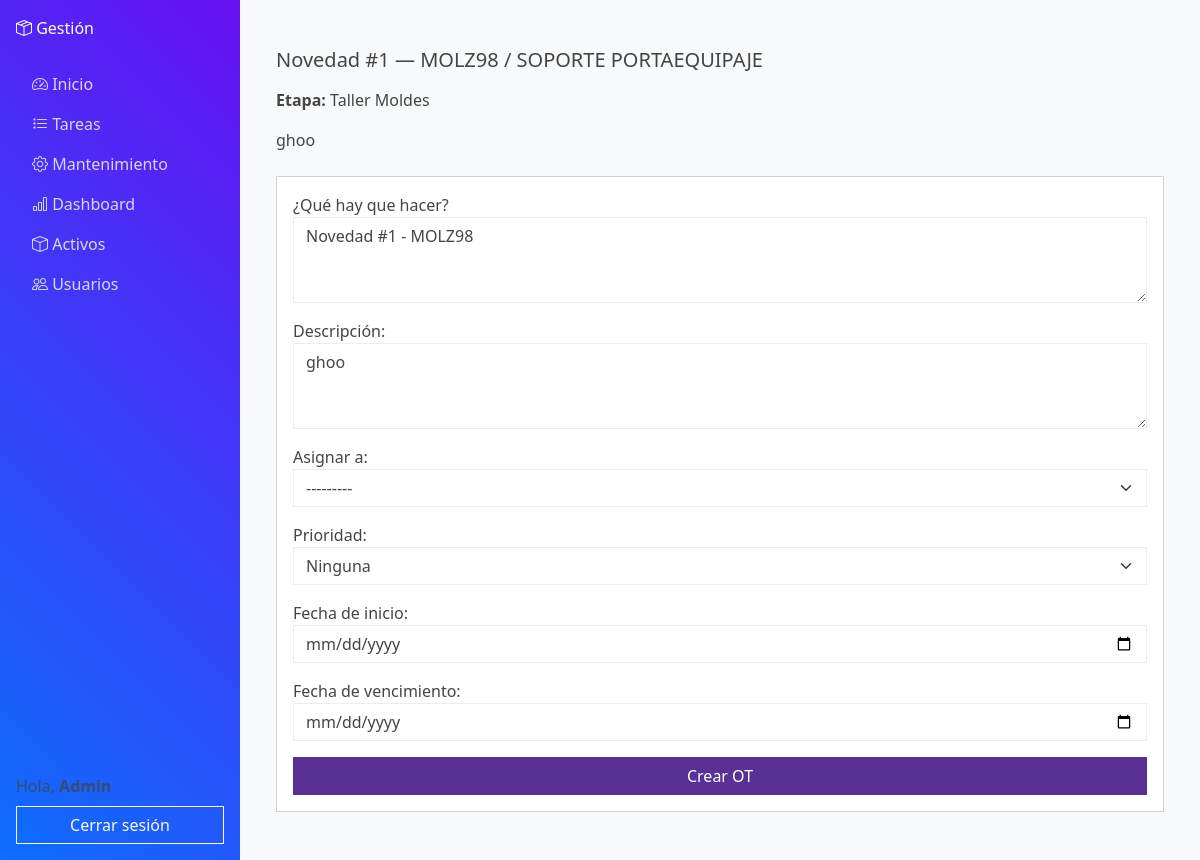
Before: /activos/novedad/1/ (signed in) with the older database file.
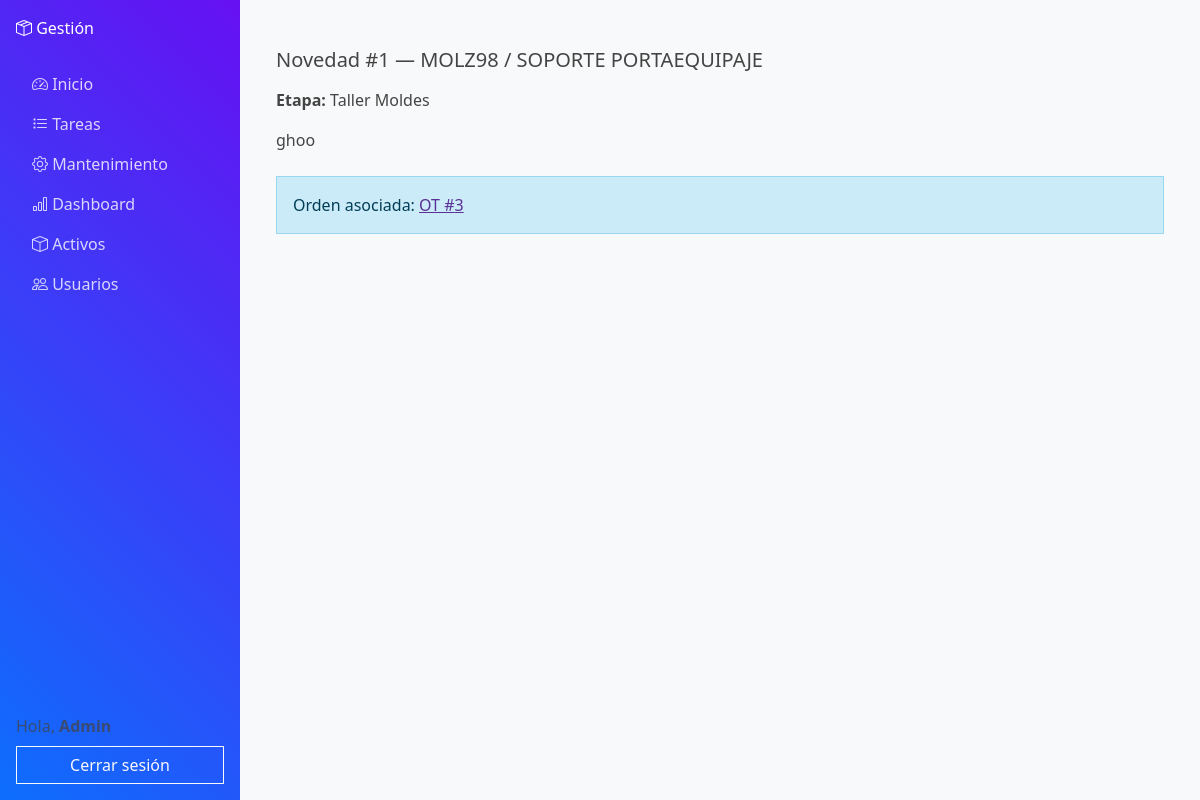
After: the same page with the newer database file.
### activos/models.py (models this page shows, shortened)
class Novedad(models.Model):
    class Etapa(models.TextChoices):
        INICIO = "INICIO", "Inicio"
        TALLER_MOLDES = "Taller Moldes", "Taller Moldes"
        ALISTAMIENTO_MOLDES = "Alistamiento Moldes", "Alistamiento Moldes"
        MONTAJE_MOLDES = "Montaje Moldes", "Montaje Moldes"
        PLANTA_PRODUCCION = "Planta - Producción", "Planta - Producción"
    activo = models.ForeignKey(Activo, on_delete=models.CASCADE, related_name="novedades")
    etapa = models.CharField(max_length=100, choices=Etapa.choices)
    descripcion = models.TextField()
    falla = models.ForeignKey(
        CatalogoFalla, null=True, blank=True, on_delete=models.SET_NULL, related_name="novedades"
    )
    archivo = models.FileField(
        upload_to="novedades/%Y/%m/%d/", null=True, blank=True
    )
    fecha = models.DateTimeField(auto_now_add=True)
    reportado_por = models.ForeignKey(
        settings.AUTH_USER_MODEL,
        null=True,
        on_delete=models.SET_NULL,
        related_name="novedades_reportadas",
    )
    orden_mantenimiento = models.ForeignKey(
        "RegistroMantenimiento",
        null=True,
        blank=True,
        on_delete=models.SET_NULL,
        related_name="novedades",
    )

class Activo(models.Model):
    codigo = models.CharField(max_length=100, unique=True, verbose_name="Código")
    numero_activo = models.CharField(max_length=255, verbose_name="# Activo")
    nombre = models.CharField(max_length=255, verbose_name="Nombre")
    peso = models.DecimalField(max_digits=10, decimal_places=2, null=True, blank=True, verbose_name="Peso")
    familia = models.ForeignKey("FamiliaActivo", null=True, blank=True, on_delete=models.SET_NULL, related_name="activos")
    categoria = models.ForeignKey("CategoriaActivo", null=True, blank=True, on_delete=models.SET_NULL, related_name="activos")
    estado = models.ForeignKey("EstadoActivo", null=True, blank=True, on_delete=models.SET_NULL, related_name="activos")
    ubicacion = models.ForeignKey("Ubicacion", null=True, blank=True, on_delete=models.SET_NULL, related_name="activos")
    qr_code = models.ImageField(upload_to="qr_codes", blank=True, null=True)

class RegistroMantenimiento(models.Model):
    activo = models.ForeignKey(Activo, on_delete=models.CASCADE, related_name="mantenimientos")
    estado = models.CharField(max_length=3, choices=EstadoOT.choices, default=EstadoOT.PEN)
    tipo = models.CharField(max_length=3, choices=TipoOT.choices, default=TipoOT.PRE)
    titulo = models.CharField(max_length=160, default="", blank=False)
    descripcion = models.TextField(blank=True, default="")
    prioridad = models.CharField(max_length=4, choices=PrioridadOT.choices, default=PrioridadOT.NONE)
    fecha_inicio = models.DateField(null=True, blank=True)
    vencimiento = models.DateField(null=True, blank=True)
    recurrencia = models.CharField(max_length=5, choices=RecurrenciaOT.choices, default=RecurrenciaOT.NONE)
    tiempo_estimado_minutos = models.PositiveIntegerField(default=0)
    ubicacion = models.ForeignKey(Ubicacion, null=True, blank=True, on_delete=models.SET_NULL, related_name="ordenes")
    falla = models.ForeignKey("CatalogoFalla", null=True, blank=True, on_delete=models.SET_NULL, related_name="ots")
    plantilla_aplicada = models.ForeignKey(
        "PlantillaChecklist", null=True, blank=True, on_delete=models.SET_NULL, related_name="ots_usadas"
    )
    fecha_creacion = models.DateTimeField(auto_now_add=True)
    fecha_inicio_ejecucion = models.DateTimeField(null=True, blank=True)
    fecha_fin_ejecucion = models.DateTimeField(null=True, blank=True)
    fecha_cierre = models.DateTimeField(null=True, blank=True)
    anio_ejecucion = models.PositiveSmallIntegerField(null=True, blank=True)
    semana_ejecucion = models.PositiveSmallIntegerField(null=True, blank=True)
    lectura_ejecucion = models.DecimalField(max_digits=12, decimal_places=2, null=True, blank=True)
    creado_por = models.ForeignKey(settings.AUTH_USER_MODEL, on_delete=models.SET_NULL, null=True, related_name="ordenes_creadas")
    asignado_a = models.ForeignKey(settings.AUTH_USER_MODEL, on_delete=models.SET_NULL, null=True, blank=True, related_name="tareas_asignadas")
    completado_por = models.ForeignKey(settings.AUTH_USER_MODEL, on_delete=models.SET_NULL, null=True, blank=True, related_name="tareas_completadas")
    class Meta:
        indexes = [
            models.Index(fields=["estado"]),
            models.Index(fields=["tipo"]),
            models.Index(fields=["prioridad"]),
            models.Index(fields=["-fecha_creacion"]),
            models.Index(fields=["-fecha_inicio_ejecucion"]),
            models.Index(fields=["-fecha_cierre"]),
            models.Index(fields=["vencimiento"]),
            models.Index(fields=["activo"]),
            models.Index(fields=["asignado_a"]),
            models.Index(fields=["ubicacion"]),
        ]
        ordering = ["-fecha_creacion", "-id"]

### activos/views.py (the view)
# urls.py: path("novedad/<int:pk>/", views.novedad_detail, name="novedad_detail"),
@login_required
def novedad_detail(request, pk: int):
    novedad = get_object_or_404(
        Novedad.objects.select_related("activo", "orden_mantenimiento"), pk=pk
    )
    form = None
    if novedad.orden_mantenimiento_id is None:
        if request.method == "POST":
            form = CrearOTDesdeNovedadForm(request.POST)
            if form.is_valid():
                ot = form.save(commit=False)
                ot.activo = novedad.activo
                ot.creado_por = request.user
                ot.estado = EstadoOT.PEN
                ot.tipo = TipoOT.COR
                if novedad.falla_id and not ot.falla_id:
                    ot.falla = novedad.falla
                ot.save()
                _apply_best_template_or_fallback(ot)
                novedad.orden_mantenimiento = ot
                novedad.save(update_fields=["orden_mantenimiento"])
                messages.success(
                    request,
                    f"OT #{ot.id} creada para {novedad.activo.codigo}.",
                )
                return redirect("activos:checklist_mantenimiento", pk=ot.pk)
        else:
            form = CrearOTDesdeNovedadForm(
                initial={
                    "titulo": f"Novedad #{novedad.id} - {novedad.activo.codigo}",
                    "descripcion": novedad.descripcion,
                }
            )
    ctx = {"novedad": novedad, "form": form}
    return render(request, "activos/novedad_detail.html", ctx)

### activos/forms.py (called while the page is built)
def _operarios_queryset():
    qs = User.objects.all()
    try:
        qs_grp = User.objects.filter(groups__name="Operarios")
        if qs_grp.exists():
            return qs_grp.order_by("username", "first_name", "last_name")
    except Exception:
        pass
    return qs.filter(is_active=True).order_by("username", "first_name", "last_name")

### activos/templates/activos/novedad_detail.html (shortened to what this page needs)
{% extends "core/base.html" %}
{% block content %}
<div class="container py-4">
  <h1 class="h5 mb-3">Novedad #{{ novedad.id }} — {{ novedad.activo.codigo }} / {{ novedad.activo.nombre }}</h1>
  <p class="mb-3"><strong>Etapa:</strong> {{ novedad.get_etapa_display|default:novedad.etapa }}</p>
  <p class="mb-4">{{ novedad.descripcion }}</p>
  {% if novedad.orden_mantenimiento %}
    <div class="alert alert-info">
      Orden asociada: <a href="{% url 'activos:checklist_mantenimiento' novedad.orden_mantenimiento.id %}">OT #{{ novedad.orden_mantenimiento.id }}</a>
    </div>
  {% else %}
    <form method="post" class="card card-body">
      {{ form.as_p }}
      <button type="submit" class="btn btn-primary">Crear OT</button>
    </form>
  {% endif %}
</div>
{% endblock %}

Changed rows visible on the page:
changed Novedad "Taller Moldes": orden_mantenimiento_id empty → 3 (drawn); orden_mantenimiento.id (not shown) → "3"; descripcion "ghoo" → (not shown)
Other visible differences:
form field titulo: "Novedad #1 - MOLZ98" → (not shown)
form field asignado_a: "---------" → (not shown)
form field prioridad: "Ninguna" → (not shown)
text no longer shown: "¿Qué hay que hacer? Descripción: Asignar a: Prioridad: Fecha de inicio: Fecha de vencimiento: Crear OT"
text now shown: "Orden asociada: OT #"
